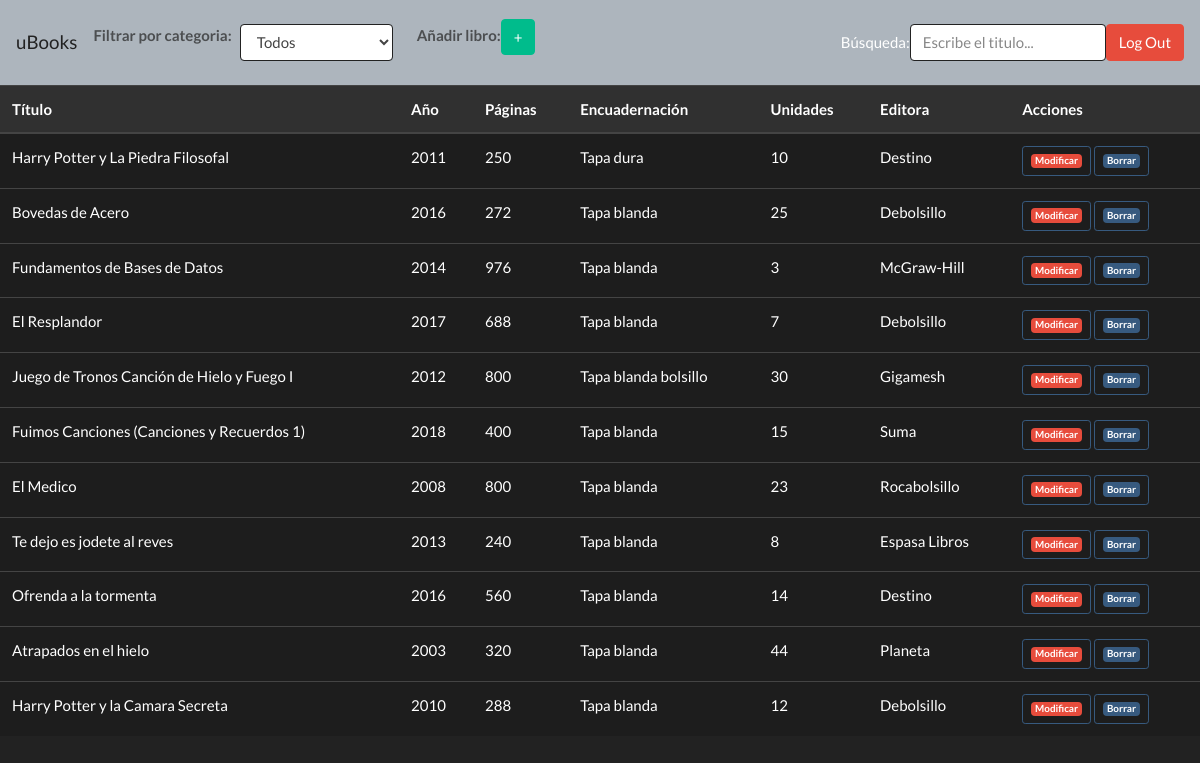
Page /principaladmin.php (signed in) on the committed database.
### tables this page shows
CREATE TABLE `libros` (
  `idLibro` int(11) NOT NULL,
  `titulo` varchar(100) NOT NULL,
  `anoLanz` int(11) NOT NULL,
  `paginas` int(11) DEFAULT NULL,
  `encuadernacion` varchar(50) NOT NULL,
  `unidades` int(11) NOT NULL,
  `sinopsis` varchar(500) DEFAULT NULL,
  `autores_idAutor` int(11) DEFAULT NULL,
  `editoras_idEditora` int(11) DEFAULT NULL
);

CREATE TABLE `editoras` (
  `idEditora` int(11) NOT NULL,
  `nomEditora` varchar(50) NOT NULL,
  `coleccion` varchar(45) DEFAULT NULL
);

### listadouBooks.php (the view, shortened to what this page needs)
<?php include "conexion.php";
$autoC = $_GET["q"];
if(empty($autoC) || ($categorias = "all")){
    $consulta = "SELECT l.idLibro,l.titulo,l.anoLanz,l.paginas,l.encuadernacion,l.unidades,l.editoras_idEditora,e.nomEditora
        FROM libros l, editoras e
        WHERE l.editoras_idEditora = e.idEditora";
}
?>
<?php $resultado = $conexion->query($consulta);
?>
<table id = "tablaLibros" class="table table-hover">
    <thead>
        <tr class="table-dark">
            <th class ="orden">Título </th>
            <th>Año</th>
            <th>Páginas</th>
            <th>Encuadernación</th>
            <th>Unidades</th>
            <th class ="orden">Editora </th>
            <th>Acciones </th>
        </tr>
    </thead>
<?php if ($resultado->num_rows) {
    while ($fila = $resultado->fetch_object()) {?>
    <tr id="idLibro_<?=$fila->idLibro?>" data-idLibro="<?=$fila->idLibro?>"class="table-active">
        <td class = "titulo"><?=$fila->titulo?></td>
        <td class = "ano"><?=$fila->anoLanz?></td>
        <td class = "paginas"><?=$fila->paginas?></td>
        <td class = "encuadernacion"><?=$fila->encuadernacion?></td>
        <td class = "unidades"><?=$fila->unidades?></td>
        <td class = "ideditora" data-ideditora="<?=$fila->editoras_idEditora?>"><?=$fila->nomEditora?></td>
        <td><button class ="modificar btn btn-outline-primary btn-sm"><span class="badge badge-danger">Modificar</span></button>
            <button class ="borrar btn btn-outline-primary btn-sm"><span class="badge badge-primary">Borrar</span></button>
        </td>
    </tr>
<?php }};?>
</table>

### principaladmin.php (shortened to what this page needs)
<!DOCTYPE html>
<html lang="es">
<head>
    <link href="https://maxcdn.bootstrapcdn.com/bootswatch/4.0.0-beta.3/darkly/bootstrap.min.css" rel="stylesheet">
    <link rel="stylesheet" href="//code.jquery.com/ui/1.12.1/themes/base/jquery-ui.css">
</head>
<nav class="navbar navbar-expand-lg navbar-light bg-light sticky-top">
  <a class="navbar-brand" href="principaladmin.php">uBooks</a>
  <div class="collapse navbar-collapse" id="navbarColor01">
    <ul class="navbar-nav mr-auto">
      <li class="nav-item active">
      <b><span class = "navbar-text" >Filtrar por categoria: </span></b>
      </li>
      <li class="nav-item">
        <a class="nav-link"><?php include "selector_generos.php" ?></a>
      </li>
      <li class="nav-item">
        <a class="nav-link">       </a>
      </li>
      <li class="nav-item active">
      <b><span class = "navbar-text" >Añadir libro:   </b><button id = "anadirLibro" type="button" class="btn btn btn-success">+</button></span >
      </li>
    </ul>
    <form class="form-inline my-2 my-sm-0">
        <label class="col-form-label" for="inputDefault">Búsqueda: </label>
        <input id = "buscalibros"  type="text" class="form-control" placeholder="Escribe el titulo..." >
        <a href="logout.php"><type="button" class="btn btn-danger" name="logout"/>Log Out</button></a>
    </form>
  </div>
</nav>
<body >
<div id = "listado">
<?php include "listadouBooks.php"?>
</div>
</body>
</html>

### selector_generos.php (shortened to what this page needs)
<form method="GET">
<?php
	echo "<select id=\"idCategoria\" name=\"idCategoria\" required class=\"form-control mr-sm-2\">";
	echo "<option value =\"all\">Todos</option>";
	echo "</select>";
?>
</form>

### rows in the picture
libros: titulo "Harry Potter y La Piedra Filosofal", anoLanz "2011", paginas "250", encuadernacion "Tapa dura", unidades "10", editoras_idEditora.nomEditora "Destino"
libros: titulo "Bovedas de Acero", anoLanz "2016", paginas "272", encuadernacion "Tapa blanda", unidades "25", editoras_idEditora.nomEditora "Debolsillo"
libros: titulo "Fundamentos de Bases de Datos", anoLanz "2014", paginas "976", encuadernacion "Tapa blanda", unidades "3", editoras_idEditora.nomEditora "McGraw-Hill"
libros: titulo "El Resplandor", anoLanz "2017", paginas "688", encuadernacion "Tapa blanda", unidades "7", editoras_idEditora.nomEditora "Debolsillo"
libros: titulo "Juego de Tronos Canción de Hielo y Fuego I", anoLanz "2012", paginas "800", encuadernacion "Tapa blanda bolsillo", unidades "30", editoras_idEditora.nomEditora "Gigamesh"
libros: titulo "Fuimos Canciones (Canciones y Recuerdos 1)", anoLanz "2018", paginas "400", encuadernacion "Tapa blanda", unidades "15", editoras_idEditora.nomEditora "Suma"
libros: titulo "El Medico", anoLanz "2008", paginas "800", encuadernacion "Tapa blanda", unidades "23", editoras_idEditora.nomEditora "Rocabolsillo"
libros: titulo "Te dejo es jodete al reves", anoLanz "2013", paginas "240", encuadernacion "Tapa blanda", unidades "8", editoras_idEditora.nomEditora "Espasa Libros"
libros: titulo "Ofrenda a la tormenta", anoLanz "2016", paginas "560", encuadernacion "Tapa blanda", unidades "14", editoras_idEditora.nomEditora "Destino"
libros: titulo "Atrapados en el hielo", anoLanz "2003", paginas "320", encuadernacion "Tapa blanda", unidades "44", editoras_idEditora.nomEditora "Planeta"
libros: titulo "Harry Potter y la Camara Secreta", anoLanz "2010", paginas "288", encuadernacion "Tapa blanda", unidades "12", editoras_idEditora.nomEditora "Debolsillo"
